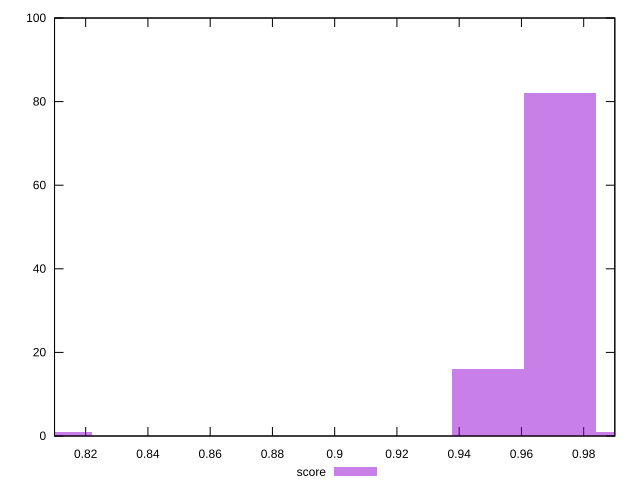

Generate this figure with gnuplot:
reset

$score <<EOF
0.8104028747612299 1
0.9724834497134759 82
0.949329081863155 16
0.9956378175637968 1
EOF

set key outside below
set boxwidth 0.023154367850320854
set xrange [0.81:0.99]
set yrange [0:100]
set trange [0:100]
set style fill transparent solid 0.5 noborder
set terminal svg size 640, 490 enhanced background rgb 'white'
set output "report_00011_2021-02-09T10:53:21.242Z/first-cpu-idle/samples/pages+cached/score/histogram.svg"

plot $score title "score" with boxes

reset
